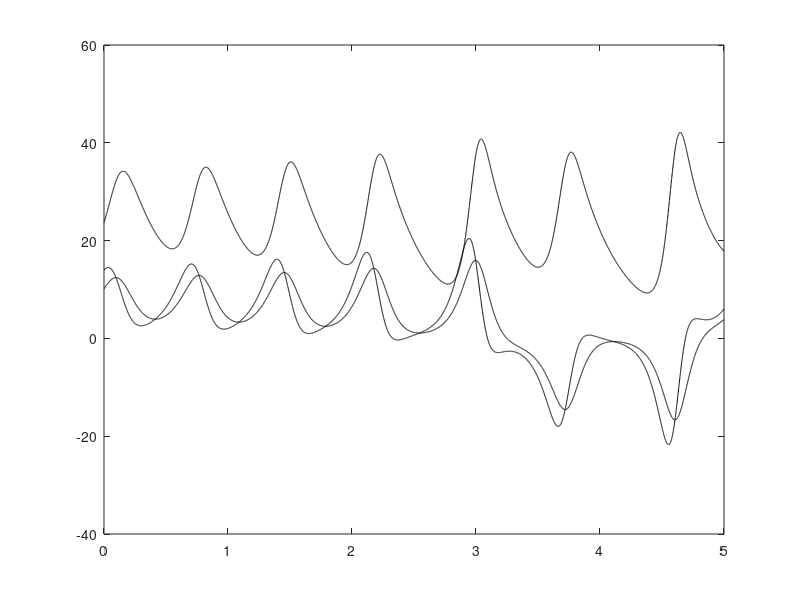
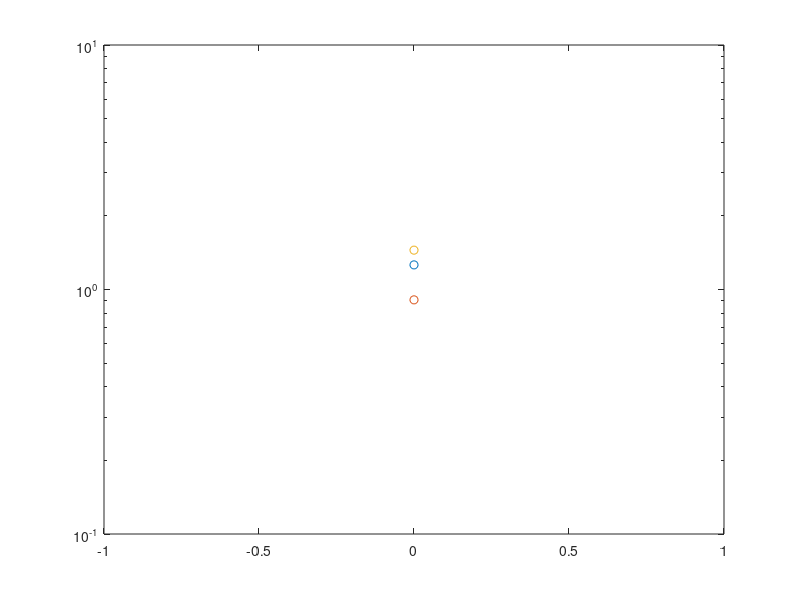

Recreate these plots in MATLAB, in order. (Note: this script raises an error after producing the figures.)
function Lorenz_data_assim
T     = 5;                                   % Time Horizon
dt    = 1e-3;                                 % Integrator interpolation time step
T_min = -50;                                  % Integrate Lorenz from Tmin to T. Discard transient section (Tmin to 0).
P         = 20;                               % Number of segments
tp        = (0:T/P:T)';
tspan     = (T_min:dt:T);                     % Time interval for the Lorenz
init_cond = 0.1*ones(3,1);                        % Lorenz Initial Condition Vector
sigma = 10;
rho   = 28;                                   % RHO Value
beta  = 8/3;
opts  = odeset('RelTol',1e-5,'AbsTol',1e-5);  % Integrator tolerances
tol   = 1e-6;                                 % GMRES tol
maxit = 3*P;                                  % Maximum number of GMRES Iterations
gamma = 0;                                    % Tikhonov regularisation parameter

for p=1:2:length(tp)-2
    tspan_con_fd = tp(p):dt:tp(p+1);
    tspan_con_bw = tp(p+2):-dt:tp(p+1);
    t_span_con(:,p:p+1) = [tspan_con_fd' tspan_con_bw'];
end

% Compute a trajectory which we want to track
[t,u] = ode45(@(t,u) lorenz_solve(t,u,sigma,rho,beta), tspan, init_cond, opts);  % Solve the Lorenz System

% Discard transient section
t0_loc  = ceil((length(t))*(-T_min/(T-T_min)));
t       = t(t0_loc:end);
x       = u(t0_loc:end,1); y  = u(t0_loc:end,2); z  = u(t0_loc:end,3);           % Lorenz Solutions

figure(1)
plot(t,x,'k')
hold on
plot(t,y,'k')
plot(t,z,'k')
hold on

% Reference Data
yr =y; zr = z; 

% Assume that we cannot meausure a variable
x = zeros(1+T/dt,1);
Q = [0 0 0; 0 1 0;0 0 1];

% Compute primal Residuals
f1      = sigma*(y-x);     f2 = x.*(rho-z)-y;    f3 = x.*y - beta*z;             % f(u,t)

dx = (x(3:end)-x(1:end-2))/(2*dt); dx0 = (x(2)-x(1))/(dt); dxT = (x(end)-x(end-1))/(dt); Dx = [dx0;dx;dxT];
dy = (y(3:end)-y(1:end-2))/(2*dt); dy0 = (y(2)-y(1))/(dt); dyT = (y(end)-y(end-1))/(dt); Dy = [dy0;dy;dyT];
dz = (z(3:end)-z(1:end-2))/(2*dt); dz0 = (z(2)-z(1))/(dt); dzT = (z(end)-z(end-1))/(dt); Dz = [dz0;dz;dzT];

Rx = Dx-f1; Ry = Dy-f2; Rz = Dz-f3;
Rxbar = (1/length(Rx))*sum(norm(Rx)); Rybar = (1/length(Rx))*sum(norm(Ry)); Rzbar = (1/length(Rx))*sum(norm(Rz));

% Assume initial adjoint distributions

w1 = zeros(1+T/dt,1); 
% w1 = sin((2*pi*t)/T);
w2 = w1; w3 = w1;

% Compute adjoint residuals
g1 = sigma*w1  - (rho-z).*w2 - y.*w3 - Q(1,1)*(0);  g2 = -sigma*w1 + w2 - x.*w3 - Q(2,2)*(y-yr); g3 = x.*w2 +  beta*w3 - Q(3,3)*(z-zr);

dw1 = (w1(3:end)-w1(1:end-2))/(2*dt); dw10 = (w1(2)-w1(1))/(dt); dw1T = (w1(end)-w1(end-1))/(dt); Dw1 = [dw10;dw1;dw1T];
dw2 = (w2(3:end)-w2(1:end-2))/(2*dt); dw20 = (w2(2)-w2(1))/(dt); dw2T = (w2(end)-w2(end-1))/(dt); Dw2 = [dw20;dw2;dw2T];
dw3 = (w3(3:end)-w3(1:end-2))/(2*dt); dw30 = (w3(2)-w3(1))/(dt); dw3T = (w3(end)-w3(end-1))/(dt); Dw3 = [dw30;dw3;dw3T];

% Compute Adjoint Residuals
Rw1 = Dw1-g1; Rw2 = Dw2-g2; Rw3 = Dw3-g3;
Rw1bar = (1/length(Rx))*sum(norm(Rw1)); Rw2bar = (1/length(Rx))*sum(norm(Rw2)); Rw3bar = (1/length(Rx))*sum(norm(Rw3));

% Norm vector
Res = [Rxbar;Rybar;Rzbar;Rw1bar;Rw2bar;Rw3bar];

figure(2)
semilogy(0,Res,'-o')
hold on

b = cell(P/2,1);
j = 0;
%% Start loop
while max(Res) > 1e-3
    
j = j+1;    
% Compute RHS terms
for p = 1:2:P-1
    i =ceil(p/2);
    
[tc,h_b_fw] = ode45(@(tc,h_b_fw) newton_raphson_solve(tc,h_b_fw,t,x,y,z,rho,sigma,beta,Rx,Ry,Rz,Rw1,Rw2,Rw3,Q), t_span_con(:,p), zeros(6,1), opts);
[tc,h_b_bw] = ode45(@(tc,h_b_bw) newton_raphson_solve(tc,h_b_bw,t,x,y,z,rho,sigma,beta,Rx,Ry,Rz,Rw1,Rw2,Rw3,Q), t_span_con(:,p+1), zeros(6,1), opts); % Constraint Equations

b{i,:}   = (h_b_fw(end,:)' - h_b_bw(end,:)');

end

B = cell2mat(b);
rhs = -B;

[hp,flag,relres,iter,resvec] = gmres(@Ah_vector,rhs,[],tol,maxit);

HP = [hp(1:3);zeros(3,1);hp(4:end);zeros(3,1)];
k = 0;
for p = 1:2:P-1
    k = k+1;
    i =ceil(p/2);    
    [tc_fw,h_fw] = ode45(@(tc,h_fw) newton_raphson_solve(tc,h_fw,t,x,y,z,rho,sigma,beta,Rx,Ry,Rz,Rw1,Rw2,Rw3,Q), t_span_con(:,p), HP(1+6*(i-1):6*i), opts);
    [tc_bw,h_bw] = ode45(@(tc,h_bw) newton_raphson_solve(tc,h_bw,t,x,y,z,rho,sigma,beta,Rx,Ry,Rz,Rw1,Rw2,Rw3,Q), t_span_con(:,p+1), HP(1+(6*i):6*(i+1)), opts);
    
    tc_bw = flipud(tc_bw); h_bw = flipud(h_bw); % flip adjoints and time
    
    figure(20)
    plot(tc_fw,h_fw)
    hold on
    plot(tc_bw,h_bw)
    
    if k == 1
    du{k,:} = [h_fw(1:end,1:3);h_bw(2:end,1:3)];
    dw{k,:} = [h_fw(1:end,4:6);h_bw(2:end,4:6)];
    end

    if k>1
    du{k,:} = [h_fw(2:end,1:3);h_bw(2:end,1:3)];
    dw{k,:} = [h_fw(2:end,4:6);h_bw(2:end,4:6)];
    end
    
end

DU = cell2mat(du);
DW = cell2mat(dw);  

% Compute new trajectory and adjoints

x  = x + DU(:,1); y   = y + DU(:,2); z   = z + DU(:,3);
w1 = w1 + DW(:,1); w2 = w2 + DW(:,2); w3 = w3 + DW(:,3);

% Compute Residuals
% Compute primal Residuals
f1      = sigma*(y-x);     f2 = x.*(rho-z)-y;    f3 = x.*y - beta*z;             % f(u,t)

dx = (x(3:end)-x(1:end-2))/(2*dt); dx0 = (x(2)-x(1))/(dt); dxT = (x(end)-x(end-1))/(dt); Dx = [dx0;dx;dxT];
dy = (y(3:end)-y(1:end-2))/(2*dt); dy0 = (y(2)-y(1))/(dt); dyT = (y(end)-y(end-1))/(dt); Dy = [dy0;dy;dyT];
dz = (z(3:end)-z(1:end-2))/(2*dt); dz0 = (z(2)-z(1))/(dt); dzT = (z(end)-z(end-1))/(dt); Dz = [dz0;dz;dzT];

Rx = Dx-f1; Ry = Dy-f2; Rz = Dz-f3;
Rxbar = (1/length(Rx))*sum(norm(Rx)); Rybar = (1/length(Rx))*sum(norm(Ry)); Rzbar = (1/length(Rx))*sum(norm(Rz));

% Compute adjoint residuals
g1 = sigma*w1  - (rho-z).*w2 - y.*w3 - Q(1,1)*(0);  g2 = -sigma*w1 + w2 - x.*w3 - Q(2,2)*(y-yr); g3 = x.*w2 +  beta*w3 - Q(3,3)*(z-zr);

dw1 = (w1(3:end)-w1(1:end-2))/(2*dt); dw10 = (w1(2)-w1(1))/(dt); dw1T = (w1(end)-w1(end-1))/(dt); Dw1 = [dw10;dw1;dw1T];
dw2 = (w2(3:end)-w2(1:end-2))/(2*dt); dw20 = (w2(2)-w2(1))/(dt); dw2T = (w2(end)-w2(end-1))/(dt); Dw2 = [dw20;dw2;dw2T];
dw3 = (w3(3:end)-w3(1:end-2))/(2*dt); dw30 = (w3(2)-w3(1))/(dt); dw3T = (w3(end)-w3(end-1))/(dt); Dw3 = [dw30;dw3;dw3T];

Rw1 = Dw1-g1; Rw2 = Dw2-g2; Rw3 = Dw3-g3;
Rw1bar = (1/length(Rx))*sum(norm(Rw1)); Rw2bar = (1/length(Rx))*sum(norm(Rw2)); Rw3bar = (1/length(Rx))*sum(norm(Rw3));

% Norm vector
Res = [Rxbar;Rybar;Rzbar;Rw1bar;Rw2bar;Rw3bar];

figure(2)
semilogy(j,Res,'-o')
hold on

end

figure(1)
plot(t,x,'b')
hold on
plot(t,y,'b')
plot(t,z,'b')
hold on

%%
% Lorenz solver. typical values: rho = 28; sigma = 10; beta = 8/3;
function dudt = lorenz_solve(t,u,sigma,rho,beta)
dudt = zeros(3,1);
dudt(1) = sigma*(u(2) - u(1));
dudt(2) = u(1)*(rho - u(3)) - u(2);
dudt(3) = u(1)*u(2) - beta*u(3);
end

function dhdt = newton_raphson_solve(tc,h,t,x,y,z,rho,sigma,beta,Rx,Ry,Rz,Rw1,Rw2,Rw3,Q)
          x  = interp1(t,x,tc);    y  = interp1(t,y,tc);   z  = interp1(t,z,tc);
          Rx = interp1(t,Rx,tc);   Ry = interp1(t,Ry,tc);  Rz = interp1(t,Rz,tc);
          Rw1 = interp1(t,Rw1,tc);   Rw2 = interp1(t,Rw2,tc);  Rw3 = interp1(t,Rw3,tc);

          dhdt    = zeros(6,1);
          dhdt(1) =  -sigma*h(1)  + sigma*h(2) - Rx;
          dhdt(2) = (rho-z)*h(1)  +      -h(2)            -x*h(3) - Ry;
          dhdt(3) =       y*h(1)  +     x*h(2)         -beta*h(3) - Rz;
          dhdt(4) = -Q(1,1)*h(1)  + sigma*h(4)     - (rho-z)*h(5)     - y*h(6) - Rw1;
          dhdt(5) = -Q(2,2)*h(2)   -sigma*h(4)             + h(5)     - x*h(6) - Rw2;
          dhdt(6) = -Q(3,3)*h(3)                         + x*h(5) +  beta*h(6) - Rw3;
    
end

function dhdt = newton_raphson_hom_solve(tc,h,t,x,y,z,rho,sigma,beta,Q)
          x  = interp1(t,x,tc);    y  = interp1(t,y,tc);   z  = interp1(t,z,tc);

          dhdt    = zeros(6,1);
          dhdt(1) =  -sigma*h(1)  + sigma*h(2) ;
          dhdt(2) = (rho-z)*h(1)  +      -h(2)            -x*h(3) ;
          dhdt(3) =       y*h(1)  +     x*h(2)         -beta*h(3) ;
          dhdt(4) = -Q(1,1)*h(1)  + sigma*h(4)     - (rho-z)*h(5)     - y*h(6) ;
          dhdt(5) = -Q(2,2)*h(2)   -sigma*h(4)             + h(5)     - x*h(6) ;
          dhdt(6) = -Q(3,3)*h(3)                         + x*h(5) +  beta*h(6) ;
    
end

function Ah = Ah_vector(h)
  H = [h(1:3);zeros(3,1);h(4:end);zeros(3,1)];

 for p = 1:2:P-1
     i =ceil(p/2);
     [ta,h_fw] = ode45(@(tc,h_fw) newton_raphson_hom_solve(tc,h_fw,t,x,y,z,rho,sigma,beta,Q), t_span_con(:,p), H(1+6*(i-1):6*i), opts);
     [ta,h_bw] = ode45(@(tc,h_bw) newton_raphson_hom_solve(tc,h_bw,t,x,y,z,rho,sigma,beta,Q), t_span_con(:,p+1), H(1+(6*i):6*(i+1)), opts);
     Ah{i,:}   = (h_fw(end,:)'-h_bw(end,:)');
 end
    Ah = cell2mat(Ah);
end

end